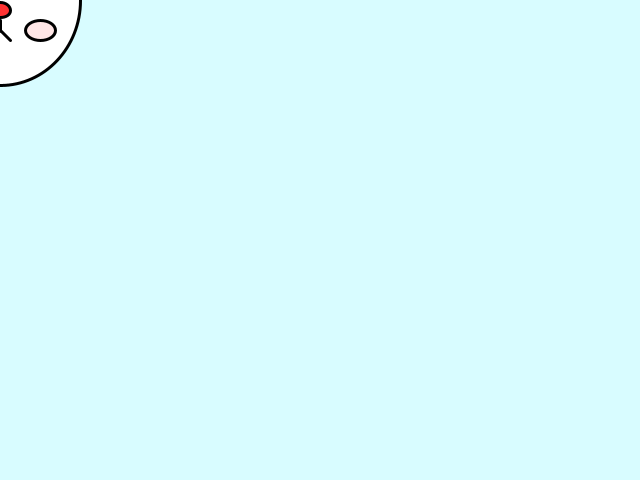
Frame 1 (no input)
Frame 60 (the mouse pressed at the canvas centre just before this capture): identical to frame 1, image omitted
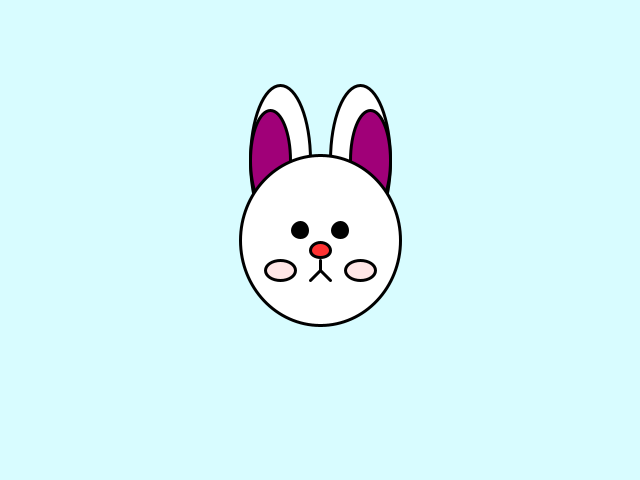
Frame 120 (the mouse held since frame 60 and released just before this capture)

The Processing sketch that drew these frames (run headless with seeded random() and noise(); from frame 60 on, the mouse is pressed at the canvas centre):

// Processing sketch: w2_hw_202320358
// ── w2_hw_202320358.pde
void setup() {
  size(640, 480);
}

void draw() {
  background(216, 252, 255);
  strokeWeight(3);
  
  
  // 귀
  fill(255);
  ellipse(mouseX - 40, mouseY - 80, 60, 150);
  ellipse(mouseX + 40, mouseY - 80, 60, 150);
   
  fill(mouseX/2, 0, mouseY/2);
  ellipse(mouseX - 50, mouseY - 80, 40, 100);
  ellipse(mouseX + 50, mouseY - 80, 40, 100);

  // 머리
  fill(255);
  ellipse(mouseX, mouseY, 160, 170);

  // 눈
  fill(0);
  ellipse(mouseX - 20, mouseY - 10, 15, 15);
  ellipse(mouseX + 20, mouseY - 10, 15, 15);

  // 볼
  fill(255, 230, 230);
  ellipse(mouseX - 40, mouseY + 30, 30, 20);
  ellipse(mouseX + 40, mouseY + 30, 30, 20);

  // 코
  fill(255, 50, 50);
  ellipse(mouseX, mouseY + 10, 20, 15);
  
  // 입
  line(mouseX, mouseY + 20, mouseX, mouseY + 30);
  line(mouseX, mouseY + 30, mouseX - 10, mouseY + 40);
  line(mouseX, mouseY + 30, mouseX + 10, mouseY + 40);
}
